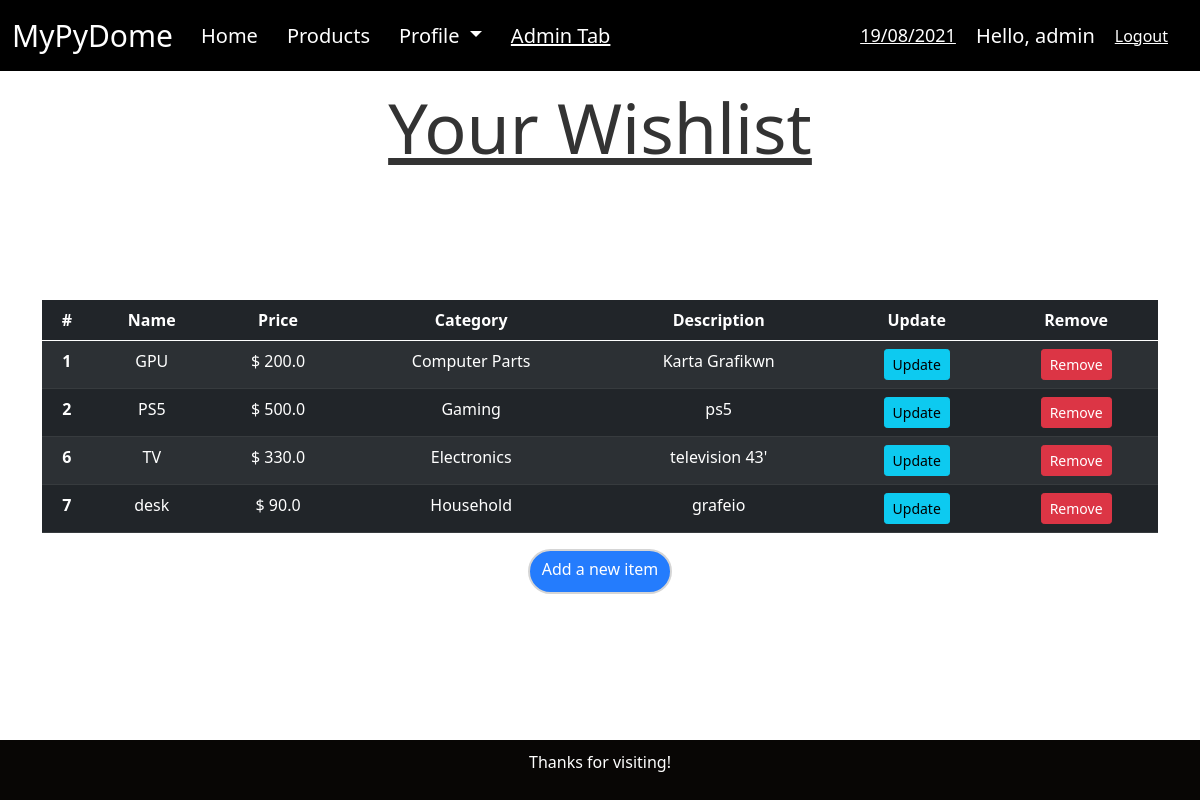
The page /products/wishlist/ (signed in) on the database its author committed.
### products/models.py (models this page shows, shortened)
class Wishlist(models.Model):
    CATEGORY = (
        ('Groceries', 'Groceries'),
        ('Food', 'Food'),
        ('Household', 'Household'),
        ('Appliances', 'Appliances'),
        ('Electronics', 'Electronics'),
        ('Gaming', 'Gaming'),
        ('Computer Parts', 'Computer Parts'),
    )
    name = models.CharField(max_length=200, null=True)
    price = models.FloatField(null=True)
    category = models.CharField(max_length=200, null=True, choices=CATEGORY)
    description = models.CharField(max_length=200, null=True)
    date_created = models.DateTimeField(auto_now_add=True, null=True)
    creator = models.ForeignKey(settings.AUTH_USER_MODEL, null=True, on_delete=models.SET_NULL)

### products/views.py (the view)
# urls.py: path('wishlist/', views.wishlist_index, name='wishlist'),
@login_required(login_url='accounts')     #an den exw kane login de mporw na mpw
def wishlist_index(request):                #
    wishlist = Wishlist.objects.all()
    return render(request, 'wishlist.html', {'wishlist': wishlist})

### products/templates/wishlist.html
{% extends 'base.html' %}
{% block content %}
<H1 align="center" style="font-size: 70px; color:rgb(51, 51, 51); text-decoration: underline;">
    Your Wishlist
  </H1>
  <H2>&nbsp;
    <br> &nbsp;
    <br> &nbsp;
  </H2>
<table style='text-align: center;' class="table table-dark table-striped">
    <thead>
        <tr>
          <th scope="col">#</th>
          <th scope="col">Name</th>
          <th scope="col">Price</th>
          <th scope="col">Category</th>
          <th scope="col">Description</th>
          <th scope="col">Update</th>
          <th scope="col">Remove</th>
        </tr>
      </thead>
      <tbody>
        {% for item in wishlist %}
        {% if request.user.id == item.creator_id  %}
        <tr>
          <th scope="row">{{ item.id }}</th>
            <td>{{ item.name }}</td>
            <td>$ {{ item.price }}</td>
            <td>{{ item.category }}</td>
            <td>{{ item.description }}</td>
            <td>
              <a class="btn btn-sm btn-info" href="{% url 'update_item' item.id %}">Update</a>
            </td>
            <td>
              <a class="btn btn-sm btn-danger" href="">Remove</a>
            </td>
        </tr>
        {% endif %}
        {% endfor %}
      </tbody>
</table>
<div align="center">
  <a style ="height: 45px; opacity:0.9; border-radius: 25px; border: 2px solid #d1d1d1;" href="/products/new_item" class="btn btn-primary" type="button">Add a new item</a>
</div>
{% endblock %}

### templates/base.html (shortened to what this page needs)
{% load static %}
<!doctype html>
<html lang="en">
  <head>
    <link href="https://cdn.jsdelivr.net/npm/bootstrap@5.1.0/dist/css/bootstrap.min.css" rel="stylesheet">
  </head>
  <body style="background-image: url('https://images.unsplash.com/photo-1628277575641-ee4b1bd8454f?ixid=MnwxMjA3fDB8MHxwaG90by1wYWdlfHx8fGVufDB8fHx8&ixlib=rb-1.2.1&auto=format&fit=crop&w=2089&q=80'); background-repeat: no-repeat; background-attachment: fixed; background-size: cover;">
    <div style = "width: 100%; position:fixed">
      {% include 'navbar.html' %}
    </div>
    <H2>&nbsp;
      <br> &nbsp;
    </H2>
    <div class="container">
      {% block content %}
      {% endblock %}
    </div>
    <H2>&nbsp;
      <br> &nbsp;
      <br> &nbsp;
    </H2>
  </body>
  <footer>
    <p> Thanks for visiting! </p>
  </footer>
</html>

### templates/navbar.html (shortened to what this page needs)
<nav class="navbar navbar-expand-lg navbar-dark bg-black" >
    <div class="container-fluid">
      <a style="font-size: 30px; margin-right: 20px; color:white" class="navbar-brand" href="/../home">MyPyDome</a>
      <div class="collapse navbar-collapse" id="navbarSupportedContent">
        <ul class="navbar-nav me-auto mb-2 mb-lg-0">
          <li class="nav-item">
            <a style="font-size: 20px; margin-right: 13px; color:white" class="nav-link active" aria-current="page" href="/../home">Home</a>
          </li>
          {% if request.user.is_staff == 1  %}
          <li class="nav-item">
            <a style="font-size: 20px; margin-right: 13px; color:white" class="nav-link" href="/products/">Products</a>
          </li>
          {% endif %}
          <li class="nav-item dropdown">
            <a style="font-size: 20px; margin-right: 13px; color:white" class="nav-link dropdown-toggle" href="#" id="navbarDropdown" role="button" data-bs-toggle="dropdown" aria-expanded="false">
              Profile
            </a>
          </li>
          {% if request.user.username == 'admin'  %}
          <li class="nav-item">
            <a style = "text-decoration: underline; color:white; font-size: 20px;"class="nav-link" href="/admin" tabindex="-1">Admin Tab</a>
          </li>
          {% endif %}
        </ul>
        <span style="text-decoration:underline; font-size: 18px; margin-right: 20px; color:white" id="datetime"></span>
        <span style="font-size: 20px; margin-right: 20px; color:white">Hello, {{request.user}}</span>
        <span><a style="margin-right: 20px; color:white" href="/accounts/logout">Logout</a></span>
      </div>
    </div>
  </nav>

### templates/base.html (style rules this page uses)
footer { text-align: center; padding: 10px; position: fixed; width: 100%; bottom: 0px; background-color: rgb(8, 6, 5); color: white; }

### rows shown on the page
Wishlist: id "1", name "GPU", price "200.0", category "Computer Parts", description "Karta Grafikwn"
Wishlist: id "2", name "PS5", price "500.0", category "Gaming", description "ps5"
Wishlist: id "6", name "TV", price "330.0", category "Electronics", description "television 43'"
Wishlist: id "7", name "desk", price "90.0", category "Household", description "grafeio"

### other values the page prints
{{ request.user }} "admin"
